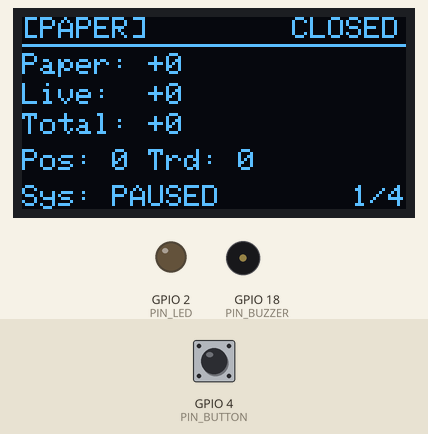
A sketch run on a simulated ESP32. Parts: 128×64 one-colour display, output pins drawn as LEDs (lit = HIGH), buzzer (waves = sounding, pin HIGH). Inputs (shaded band) come from the test bench; at power-on: GPIO 4 (PIN_BUTTON) HIGH. WiFi joins after 1.5 s; servers stay silent unless stated; what the sketch prints to the serial monitor is not drawn.

Above: at 5.5 s.
5.6 s: GPIO 4 (PIN_BUTTON) pulsed LOW 5 times (0.12 s each, 0.3 s apart)
At 8.35 s:
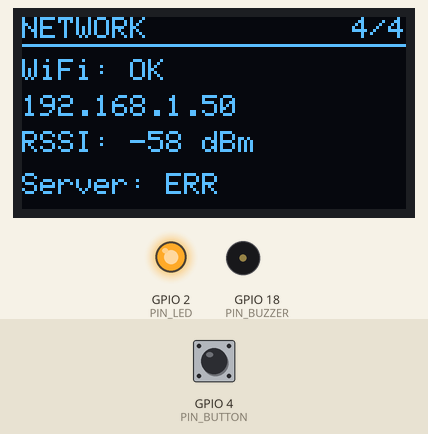
8.6 s: GPIO 4 (PIN_BUTTON) pulled LOW for 0.15 s
At 9.25 s:
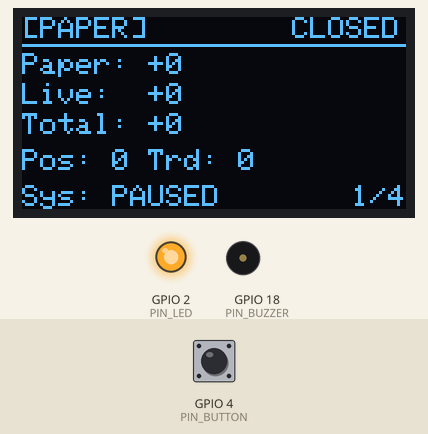
9.3 s: GPIO 4 (PIN_BUTTON) pulled LOW for 1 s
At 10.4 s:
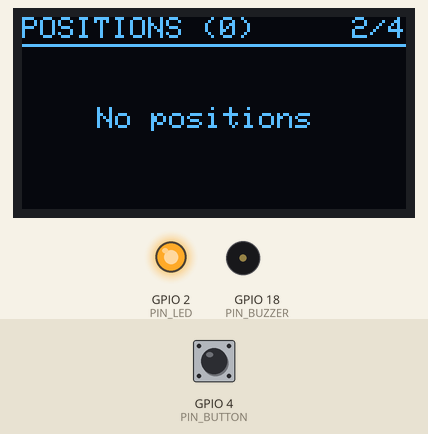
10.9 s: GPIO 4 (PIN_BUTTON) pulled LOW for 3.2 s
At 15.4 s:
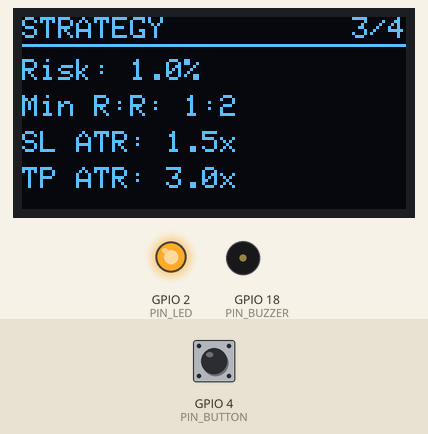
Timing chart, 0 to 16.6 s (numbered marks = the images above; inputs shaded):
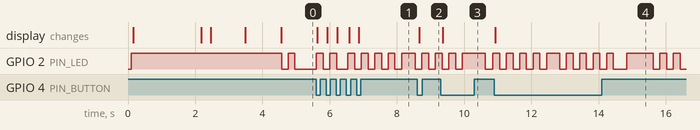

The sketch:

esp32_trading_display_FIXED.ino
```cpp
/*
 * ESP32 Trading Display - FIXED VERSION
 * =====================================
 * Hardware: ESP32-WROOM + 1.3" 128x64 OLED (SSD1306 I2C)
 *
 * FIXES APPLIED:
 * - Fixed alert clear bug (static variable issue)
 * - Added WiFiClient to HTTP calls
 * - Added proper HTTP timeouts
 * - Fixed button debouncing (300ms)
 * - Added WiFi reconnection with exponential backoff
 * - Added LED status indicators
 * - Added yield() during delays to prevent watchdog
 * - Fixed memory fragmentation issues
 * - Better error handling for API failures
 * - Alert timeout now per-alert, not static
 *
 * API Endpoints Used:
 * - /api/esp/stats - Basic stats
 * - /api/insights - Trade insights
 * - /api/esp/positions - Open positions
 * - /api/esp/alert - New trade alerts
 */

#include <WiFi.h>
#include <HTTPClient.h>
#include <WiFiClient.h>
#include <ArduinoJson.h>
#include <Wire.h>
#include <Adafruit_GFX.h>
#include <Adafruit_SSD1306.h>

// ============ USER CONFIGURATION ============
const char* WIFI_SSID = "YOUR_WIFI_SSID";
const char* WIFI_PASS = "YOUR_WIFI_PASSWORD";
const char* SERVER_URL = "http://YOUR_SERVER_IP:8000";
const char* DEVICE_ID = "esp32_trading_v2";

// Pins
#define PIN_BUTTON      4
#define PIN_BUZZER      18
#define PIN_LED         2
#define OLED_SDA        21
#define OLED_SCL        22
#define OLED_ADDR       0x3C
#define OLED_RESET      -1

// Display
#define SCREEN_WIDTH    128
#define SCREEN_HEIGHT   64

// Timing (milliseconds)
#define DATA_INTERVAL       5000    // 5 seconds
#define ALERT_INTERVAL      2000    // 2 seconds
#define DISPLAY_INTERVAL    50      // ~20fps
#define AUTO_CYCLE_TIME     8000    // 8 seconds per screen
#define WIFI_TIMEOUT        10000   // 10s connect timeout
#define HTTP_TIMEOUT        4000    // 4s HTTP timeout
#define BUTTON_DEBOUNCE     300     // 300ms debounce
#define ALERT_DURATION      5000    // 5 seconds alert display
#define WIFI_RECONNECT_INT  30000   // Try reconnect every 30s

// LED blink patterns
#define BLINK_SLOW    1000  // Connected, healthy
#define BLINK_FAST    200   // Error/disconnected
#define BLINK_ALERT   100   // New alert

Adafruit_SSD1306 display(SCREEN_WIDTH, SCREEN_HEIGHT, &Wire, OLED_RESET);
WiFiClient wifiClient;

// ============ DATA STRUCTURES ============
struct Position {
  char symbol[12];
  float entryPrice;
  float ltp;
  float sl;
  float tp;
  int quantity;
  float pnl;
  float pnlPercent;
  bool isPaper;
};

struct DailyStats {
  int totalTrades;
  float paperPnl;
  float livePnl;
  int paperTrades;
  int liveTrades;
};

struct StrategyConfig {
  float riskPercent;
  float minRR;
  float atrSl;
  float atrTp;
  bool paperTrading;
};

struct TradingData {
  bool systemEnabled;
  bool marketOpen;
  int openPositions;
  DailyStats daily;
  StrategyConfig strategy;
};

// Global state
TradingData data = {false, false, 0, {0, 0, 0, 0, 0}, {1.0, 2.0, 1.5, 3.0, true}};
Position positions[10];
int positionCount = 0;

// Screen management
enum Screen {
  SCR_OVERVIEW,
  SCR_POSITIONS,
  SCR_STRATEGY,
  SCR_NETWORK,
  SCR_COUNT
};
Screen currentScreen = SCR_OVERVIEW;
const char* screenNames[] = {"OVERVIEW", "POSITIONS", "STRATEGY", "NETWORK"};

// Timing
unsigned long lastDataFetch = 0;
unsigned long lastAlertCheck = 0;
unsigned long lastDisplayUpdate = 0;
unsigned long lastScreenCycle = 0;
unsigned long lastButtonPress = 0;
unsigned long lastWiFiCheck = 0;
unsigned long lastLedBlink = 0;
bool ledState = false;

// WiFi reconnect backoff
int wifiReconnectAttempts = 0;
unsigned long wifiReconnectDelay = 5000;

// Button
bool btnPressed = false;

// Alert state
bool alertActive = false;
char alertSymbol[12] = "";
float alertPrice = 0;
unsigned long alertStartTime = 0;  // FIXED: Not static anymore

// ============ SETUP ============
void setup() {
  Serial.begin(115200);
  delay(100);

  Serial.println(F("\n================================"));
  Serial.println(F("ESP32 Trading Display FIXED"));
  Serial.println(F("================================\n"));

  // Pins
  pinMode(PIN_BUTTON, INPUT_PULLUP);
  pinMode(PIN_LED, OUTPUT);
  pinMode(PIN_BUZZER, OUTPUT);
  digitalWrite(PIN_LED, HIGH);  // Start with LED on

  // Init OLED
  Wire.begin(OLED_SDA, OLED_SCL);
  if(!display.begin(SSD1306_SWITCHCAPVCC, OLED_ADDR)) {
    Serial.println(F("SSD1306 allocation failed"));
    for(;;) {
      digitalWrite(PIN_LED, !digitalRead(PIN_LED));
      delay(100);
    }
  }

  display.clearDisplay();
  display.setTextSize(1);
  display.setTextColor(SSD1306_WHITE);

  showBootScreen();

  // Connect WiFi
  connectWiFi();

  // Initial data fetch
  if (WiFi.status() == WL_CONNECTED) {
    fetchAllData();
  }

  Serial.println(F("Setup complete!"));
}

// ============ MAIN LOOP ============
void loop() {
  unsigned long now = millis();

  // Handle LED status indication
  handleLedStatus(now);

  // Handle button
  handleButton();

  // WiFi reconnection check
  if (now - lastWiFiCheck >= WIFI_RECONNECT_INT) {
    checkWiFiConnection();
    lastWiFiCheck = now;
  }

  // Fetch data periodically (only if WiFi connected)
  if (WiFi.status() == WL_CONNECTED && now - lastDataFetch >= DATA_INTERVAL) {
    fetchAllData();
    lastDataFetch = now;
  }

  // Check alerts
  if (WiFi.status() == WL_CONNECTED && now - lastAlertCheck >= ALERT_INTERVAL) {
    checkAlerts();
    lastAlertCheck = now;
  }

  // Auto cycle screens
  if (now - lastScreenCycle >= AUTO_CYCLE_TIME) {
    nextScreen();
    lastScreenCycle = now;
  }

  // Update display
  if (now - lastDisplayUpdate >= DISPLAY_INTERVAL) {
    updateDisplay();
    lastDisplayUpdate = now;
  }

  // Small delay to yield to WiFi stack
  delay(1);
}

// ============ LED STATUS HANDLING ============
void handleLedStatus(unsigned long now) {
  int blinkInterval;

  if (alertActive) {
    blinkInterval = BLINK_ALERT;
  } else if (WiFi.status() != WL_CONNECTED) {
    blinkInterval = BLINK_FAST;
  } else if (!data.systemEnabled) {
    blinkInterval = BLINK_FAST;
  } else {
    blinkInterval = BLINK_SLOW;
  }

  if (now - lastLedBlink >= blinkInterval) {
    ledState = !ledState;
    digitalWrite(PIN_LED, ledState);
    lastLedBlink = now;
  }
}

// ============ WIFI ============
void connectWiFi() {
  if (WiFi.status() == WL_CONNECTED) return;

  display.clearDisplay();
  display.setCursor(0, 0);
  display.println(F("Connecting WiFi..."));
  display.display();

  WiFi.begin(WIFI_SSID, WIFI_PASS);

  int attempts = 0;
  unsigned long startTime = millis();

  while (WiFi.status() != WL_CONNECTED && attempts < 40) {
    delay(250);
    yield();  // Feed watchdog
    Serial.print(".");

    if (attempts % 4 == 0) {
      display.print(".");
      display.display();
    }

    attempts++;

    // Timeout check
    if (millis() - startTime > WIFI_TIMEOUT) {
      break;
    }
  }

  if (WiFi.status() == WL_CONNECTED) {
    Serial.print(F("\nWiFi Connected! IP: "));
    Serial.println(WiFi.localIP());
    wifiReconnectAttempts = 0;
    wifiReconnectDelay = 5000;
  } else {
    Serial.println(F("\nWiFi Connect Failed!"));
  }
}

void checkWiFiConnection() {
  if (WiFi.status() != WL_CONNECTED) {
    Serial.println(F("WiFi disconnected, reconnecting..."));
    WiFi.disconnect();
    delay(100);
    yield();
    connectWiFi();
  }
}

// ============ DATA FETCHING ============
void fetchAllData() {
  if (WiFi.status() != WL_CONNECTED) return;

  fetchESPStats();
  fetchPositions();
  fetchInsights();
}

void fetchESPStats() {
  HTTPClient http;
  String url = String(SERVER_URL) + "/api/esp/stats";

  http.begin(wifiClient, url);
  http.setTimeout(HTTP_TIMEOUT);
  int httpCode = http.GET();

  if (httpCode == 200) {
    String payload = http.getString();
    StaticJsonDocument<512> doc;
    DeserializationError error = deserializeJson(doc, payload);

    if (!error) {
      data.systemEnabled = doc["system_enabled"] | false;
      data.marketOpen = doc["market_open"] | false;
      data.openPositions = doc["open_positions"] | 0;
      data.strategy.paperTrading = doc["paper_trading"] | true;
      data.daily.paperPnl = doc["today_pnl"] | 0;
      data.daily.totalTrades = doc["today_trades"] | 0;
    }
  } else {
    Serial.print(F("Stats fetch failed: "));
    Serial.println(httpCode);
  }

  http.end();
}

void fetchPositions() {
  HTTPClient http;
  String url = String(SERVER_URL) + "/api/esp/positions";

  http.begin(wifiClient, url);
  http.setTimeout(HTTP_TIMEOUT);
  int httpCode = http.GET();

  if (httpCode == 200) {
    String payload = http.getString();
    StaticJsonDocument<2048> doc;
    DeserializationError error = deserializeJson(doc, payload);

    if (!error) {
      JsonArray posArray = doc["positions"];
      positionCount = 0;

      for (JsonObject pos : posArray) {
        if (positionCount >= 10) break;

        strlcpy(positions[positionCount].symbol, pos["symbol"] | "", 12);
        positions[positionCount].entryPrice = pos["entry_price"] | 0;
        positions[positionCount].ltp = pos["ltp"] | 0;
        positions[positionCount].sl = pos["sl_price"] | 0;
        positions[positionCount].tp = pos["tp_price"] | 0;
        positions[positionCount].quantity = pos["quantity"] | 0;
        positions[positionCount].pnl = pos["pnl"] | 0;
        positions[positionCount].pnlPercent = pos["pnl_percent"] | 0;
        positions[positionCount].isPaper = pos["paper_trading"] | true;

        positionCount++;
      }
    }
  }

  http.end();
}

void fetchInsights() {
  HTTPClient http;
  String url = String(SERVER_URL) + "/api/insights";

  http.begin(wifiClient, url);
  http.setTimeout(HTTP_TIMEOUT);
  int httpCode = http.GET();

  if (httpCode == 200) {
    String payload = http.getString();
    StaticJsonDocument<1024> doc;
    DeserializationError error = deserializeJson(doc, payload);

    if (!error) {
      JsonObject dailyStats = doc["daily_stats"];
      if (!dailyStats.isNull()) {
        for (JsonPair day : dailyStats) {
          JsonObject stats = day.value();
          data.daily.paperPnl = stats["paper_pnl"] | 0;
          data.daily.livePnl = stats["live_pnl"] | 0;
          data.daily.totalTrades = stats["trades"] | 0;
        }
      }
    }
  }

  http.end();
}

void checkAlerts() {
  HTTPClient http;
  String url = String(SERVER_URL) + "/api/esp/alert";

  http.begin(wifiClient, url);
  http.setTimeout(HTTP_TIMEOUT);
  int httpCode = http.GET();

  if (httpCode == 200) {
    String payload = http.getString();
    StaticJsonDocument<256> doc;
    DeserializationError error = deserializeJson(doc, payload);

    if (!error) {
      const char* symbol = doc["symbol"];
      if (symbol && strlen(symbol) > 0 && strcmp(symbol, alertSymbol) != 0) {
        // New alert!
        strlcpy(alertSymbol, symbol, 12);
        alertPrice = doc["price"] | 0;
        alertActive = true;
        alertStartTime = millis();  // FIXED: Set start time per alert
        playAlertSound();
      }
    }
  }

  http.end();
}

// ============ DISPLAY ============
void updateDisplay() {
  // FIXED: Check alert timeout here, not in showAlertScreen
  if (alertActive && (millis() - alertStartTime > ALERT_DURATION)) {
    alertActive = false;
  }

  if (alertActive) {
    showAlertScreen();
    return;
  }

  switch (currentScreen) {
    case SCR_OVERVIEW:
      showOverviewScreen();
      break;
    case SCR_POSITIONS:
      showPositionsScreen();
      break;
    case SCR_STRATEGY:
      showStrategyScreen();
      break;
    case SCR_NETWORK:
      showNetworkScreen();
      break;
  }
}

void showBootScreen() {
  display.clearDisplay();
  display.setTextSize(1);
  display.setCursor(0, 0);
  display.println(F("Trading Bot FIXED"));
  display.println(F("================="));
  display.println();
  display.println(F("- Paper + Live P&L"));
  display.println(F("- WiFi Auto-Recon"));
  display.println(F("- Alert Bug Fixed"));
  display.display();
  delay(2000);
}

void showOverviewScreen() {
  display.clearDisplay();

  // Header
  display.setCursor(0, 0);
  display.print(data.strategy.paperTrading ? F("[PAPER]") : F("[LIVE]"));
  display.setCursor(90, 0);
  display.print(data.marketOpen ? F("OPEN") : F("CLOSED"));

  display.drawLine(0, 9, 127, 9, SSD1306_WHITE);

  // Paper P&L
  display.setCursor(0, 12);
  display.print(F("Paper: "));
  if (data.daily.paperPnl >= 0) display.print(F("+"));
  display.print(data.daily.paperPnl, 0);

  // Live P&L
  display.setCursor(0, 22);
  display.print(F("Live:  "));
  if (data.daily.livePnl >= 0) display.print(F("+"));
  display.print(data.daily.livePnl, 0);

  // Total
  float totalPnl = data.daily.paperPnl + data.daily.livePnl;
  display.setCursor(0, 32);
  display.print(F("Total: "));
  if (totalPnl >= 0) display.print(F("+"));
  display.print(totalPnl, 0);

  // Stats
  display.setCursor(0, 44);
  display.print(F("Pos: "));
  display.print(data.openPositions);
  display.print(F(" Trd: "));
  display.print(data.daily.totalTrades);

  // System status
  display.setCursor(0, 56);
  display.print(data.systemEnabled ? F("Sys: ACTIVE") : F("Sys: PAUSED"));

  // Screen indicator
  display.setCursor(110, 56);
  display.print(F("1/4"));

  display.display();
}

void showPositionsScreen() {
  display.clearDisplay();

  display.setCursor(0, 0);
  display.print(F("POSITIONS ("));
  display.print(positionCount);
  display.print(F(")"));
  display.setCursor(110, 0);
  display.print(F("2/4"));

  display.drawLine(0, 9, 127, 9, SSD1306_WHITE);

  if (positionCount == 0) {
    display.setCursor(25, 30);
    display.print(F("No positions"));
  } else {
    for (int i = 0; i < min(positionCount, 4); i++) {
      int y = 12 + (i * 13);

      display.setCursor(0, y);
      display.print(positions[i].symbol);
      display.print(positions[i].isPaper ? F(" P") : F(" L"));

      display.setCursor(70, y);
      if (positions[i].pnl >= 0) display.print(F("+"));
      display.print(positions[i].pnl, 0);

      display.setCursor(100, y);
      display.print(positions[i].pnlPercent, 1);
      display.print(F("%"));
    }
  }

  display.display();
}

void showStrategyScreen() {
  display.clearDisplay();

  display.setCursor(0, 0);
  display.print(F("STRATEGY"));
  display.setCursor(110, 0);
  display.print(F("3/4"));

  display.drawLine(0, 9, 127, 9, SSD1306_WHITE);

  display.setCursor(0, 14);
  display.print(F("Risk: "));
  display.print(data.strategy.riskPercent, 1);
  display.print(F("%"));

  display.setCursor(0, 26);
  display.print(F("Min R:R: 1:"));
  display.print(data.strategy.minRR, 0);

  display.setCursor(0, 38);
  display.print(F("SL ATR: "));
  display.print(data.strategy.atrSl, 1);
  display.print(F("x"));

  display.setCursor(0, 50);
  display.print(F("TP ATR: "));
  display.print(data.strategy.atrTp, 1);
  display.print(F("x"));

  display.display();
}

void showNetworkScreen() {
  display.clearDisplay();

  display.setCursor(0, 0);
  display.print(F("NETWORK"));
  display.setCursor(110, 0);
  display.print(F("4/4"));

  display.drawLine(0, 9, 127, 9, SSD1306_WHITE);

  display.setCursor(0, 14);
  display.print(F("WiFi: "));
  if (WiFi.status() == WL_CONNECTED) {
    display.print(F("OK"));

    display.setCursor(0, 26);
    display.print(WiFi.localIP());

    display.setCursor(0, 38);
    display.print(F("RSSI: "));
    display.print(WiFi.RSSI());
    display.print(F(" dBm"));
  } else {
    display.print(F("DISCONNECTED"));
  }

  display.setCursor(0, 52);
  display.print(F("Server: "));
  display.print(data.systemEnabled ? F("OK") : F("ERR"));

  display.display();
}

void showAlertScreen() {
  display.clearDisplay();

  // Flash effect
  bool flash = (millis() / 500) % 2 == 0;

  if (flash) {
    display.fillRect(0, 0, 128, 64, SSD1306_WHITE);
    display.setTextColor(SSD1306_BLACK);
  } else {
    display.setTextColor(SSD1306_WHITE);
  }

  display.setTextSize(2);
  display.setCursor(10, 10);
  display.print(F("NEW TRADE"));

  display.setTextSize(1);
  display.setCursor(20, 35);
  display.print(alertSymbol);

  display.setCursor(20, 50);
  display.print(F("@ "));
  display.print(alertPrice, 2);

  display.display();
  display.setTextColor(SSD1306_WHITE);
}

// ============ INPUT ============
void handleButton() {
  if (digitalRead(PIN_BUTTON) == LOW) {
    if (!btnPressed && millis() - lastButtonPress > BUTTON_DEBOUNCE) {
      btnPressed = true;
      lastButtonPress = millis();
      nextScreen();
    }
  } else {
    btnPressed = false;
  }
}

void nextScreen() {
  currentScreen = (Screen)((currentScreen + 1) % SCR_COUNT);
  lastScreenCycle = millis();
  alertActive = false;  // Clear alert when changing screens
}

// ============ SOUND ============
void playAlertSound() {
  // Non-blocking alert sound
  for (int i = 0; i < 3; i++) {
    tone(PIN_BUZZER, 2000 + (i * 300), 100);
    delay(100);
    yield();  // Feed watchdog
  }
  noTone(PIN_BUZZER);
}
```

Measured:
- after the input at 8.6 s, the display: changes after 0.07 s (image 2)
- after the input at 9.3 s, the display: changes after 0.07 s (image 3)
- after the input at 10.9 s, the display: changes at once (image 4)
